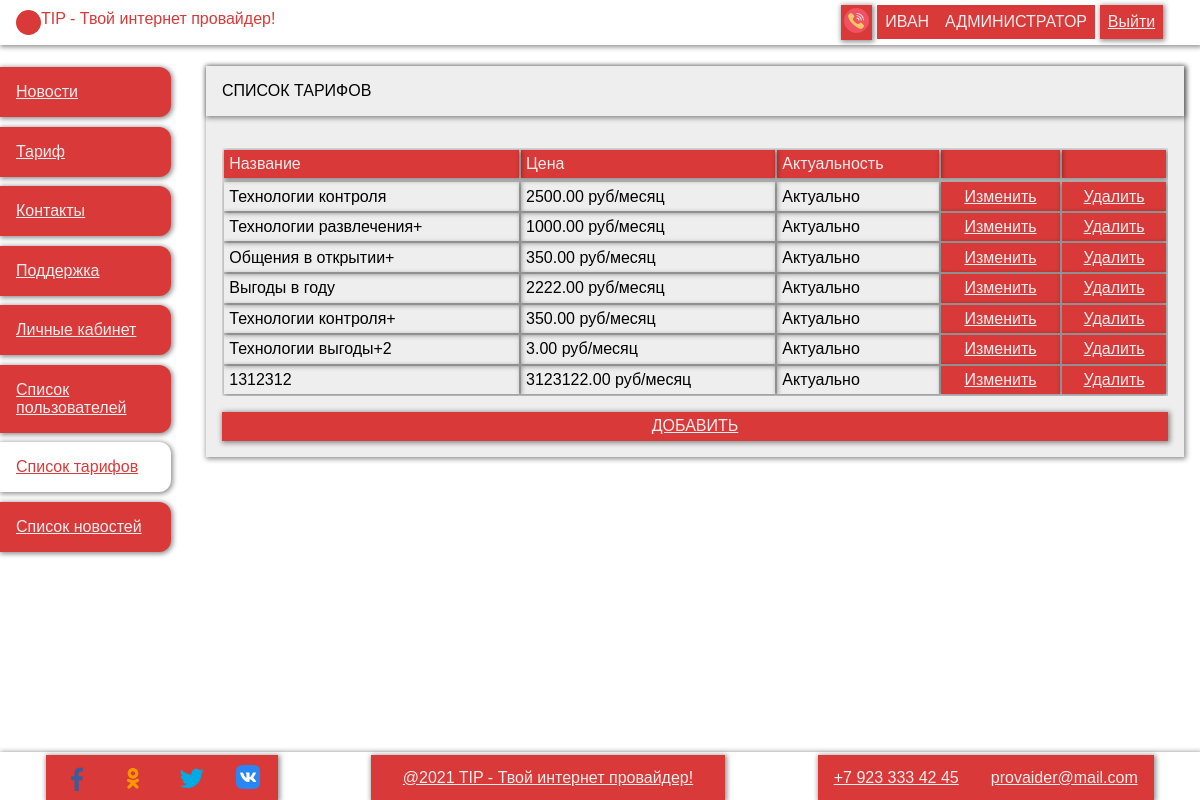
The page /Task_IP/admin/tariffs (signed in) on the database its author committed.
### tables this page shows
CREATE TABLE `user` (
  `id` int(11) NOT NULL,
  `login` varchar(255) NOT NULL,
  `password` varchar(255) NOT NULL,
  `surname` varchar(255) NOT NULL,
  `name` varchar(255) NOT NULL,
  `patronymic` varchar(255) NOT NULL,
  `phone` varchar(255) NOT NULL,
  `email` varchar(255) NOT NULL,
  `role_id` int(11) NOT NULL
);

CREATE TABLE `role` (
  `id` int(11) NOT NULL,
  `title` varchar(255) NOT NULL
);

CREATE TABLE `tariff` (
  `id` int(11) NOT NULL,
  `title` varchar(255) NOT NULL,
  `description` varchar(255) NOT NULL,
  `price` decimal(18,2) NOT NULL,
  `relevance` tinyint(1) NOT NULL
);

### controllers/admin.php (called while the page is built, shortened)
<?
include_once "./repositories/tariffR.php";
include_once "./repositories/usersR.php";
class admin {
    public function tariffs() {
        $this->tariffs = tariffR::GetTariffs();
        view();
    }
}

### index.php (called while the page is built, shortened)
<?
include_once "./utilits/view.php";
include_once "./utilits/router.php";

### repositories/usersR.php (called while the page is built, shortened)
<?
class usersR {
    static public function GetRoleById($roleId) {
        global $db;
        $query = "select * from role where id = '$roleId'";
        $result = $db->query($query);
        return $result->fetch_object();
    }
    static public function GetById($id) {
        global $db;
        $query = "select * from user where `id` = '$id'";
        $result = $db->query($query);
        return $result->fetch_object();
    }
}

### repositories/tariffR.php (called while the page is built, shortened)
<?
class tariffR {
    static public function GetTariffs($limit = 0) {
        global $db;
        $limit = $limit == 0 ? "" :  "LIMIT $limit";
        $query = "select * from `tariff`  $limit";
        $result = $db->query($query);
        return $result;
    }
}

### views/admin/tariffs.php (the view, shortened to what this page needs)
<div class="content">
    <form class="layout--table">
        <div class="b-s" action="profile.php" method="post">
            <div class="c__title b-s">
                Список тарифов
            </div>
            <div class="r">
                <div class="c t">
                    <div class="wrap-table">
                        <table>
                            <tr class='tr--head'>
                                <td>Название</td>
                                <td>Цена</td>
                                <td>Актуальность</td>
                                <td></td>
                                <td></td>
                            </tr>
                            <tr>
                                <? while ($u = $_this->tariffs->fetch_object()) { ?>
                                <tr>
                                    <td><?print $u->title?></td>
                                    <td><?print $u->price?> руб/месяц</td>
                                    <td><?print $u->relevance == 1 ? 'Актуально' : 'Устаревшие'?></td>
                                    <td class='td--event'>
                                        <div>
                                            <a href="<?print $staticPath?>/tariffs/edit?tariff_id=<?print $u->id?>">Изменить</a>
                                        </div>
                                    </td>
                                    <td class='td--event'>
                                        <div>
                                            <a href="<?print $staticPath?>/tariffs/delete?tariff_id=<?print $u->id?>">Удалить</a>
                                        </div>
                                    </td>
                                </tr>
                                <? } ?>
                            </tr>
                        </table>
                    </div>
                    <div class="c__title b-s td--event">
                        <div>
                            <a href="<?print $staticPath?>/tariffs/add">Добавить</a>
                        </div>
                    </div>
                </div>
            </div>
        </div>
    </form>
</div>

### views/shared/partials/header.php (shortened to what this page needs)
<?
    if (isset($_SESSION['user_id'], $_SESSION['role_id'])) {
        $role = usersR::GetRoleById($_SESSION['role_id'])->title;
        $user = usersR::GetById($_SESSION['user_id']);
    } else {
        $role = "гость";
    }
?>
<header class="header r--j b-s">
    <a href="<?print $staticPath?>/" class="logotip r">
        <div class="l-img"></div>
        <div class="l-title">TIP - Твой интернет провайдер!</div>
    </a>
    <div class="auth boxs">
        <a id='phone-a' class='a--img'><img title='Заказать звонок' src="<?print $staticPath;?>/public/src/svg/phone-call.svg"></a>
        <?if ($role == "гость") {?>
            <a href="<?print $staticPath?>/auth/">Войти</a>
            <a href="<?print $staticPath?>/auth/registration">Регистрация</a>
        <?} else {?>
            <div class="user-box">
                <span><?print $user->name?></span>
                <br>
                <span><?print $role?></span>
            </div>
            <a href="<?print $staticPath?>/auth/logout">Выйти</a>
        <?}?>
    </div>
</header>

### public/css/style.css (style rules this page uses)
.auth .user-box, .boxs--footer, .boxs { align-items: center; min-width: 200px; justify-content: space-between; }
.boxs a, .boxs button, .boxs span { box-shadow: var(--shadow-box); background: var(--color-red); color: var(--color-while-up); padding: 0.5rem; margin: 0.3rem; flex: 1; text-align: center; }
.a--img { padding: 3px !important; }
.c__title { color: var(--color-black); padding: 1rem; margin: 0 0 1rem 0; text-transform: uppercase; }
form { background: var(--color-while-up); display: flex; flex-direction: column; }
.layout--grid { display: grid; grid-template-columns: minmax(190px, 1fr) 6fr; grid-template-rows: min-content 1fr max-content; grid-template-areas: "h h" "n m" "f f"; }
body { height: 100vh; }
.header { grid-area: h; padding-right: 2rem; }
.header a.logotip { color: var(--color-red); text-decoration: none; margin: auto 1rem; }
.content { margin: 0.33rem 0; flex: 1; }
.c, .boxs--nav, .card .c__btn, .r--j, .r, .auth .user-box, .boxs, .boxs--footer { display: flex; }
.r--j, .r { flex-direction: row; }
.c, .boxs--nav, .card .c__btn { flex-direction: column; }
.r--j { justify-content: space-between; }
.b-s { box-shadow: var(--shadow-box); }
.layout--table .t { flex: 1; padding: 1rem; }
.layout--table .t .wrap-table { flex: 1; margin-bottom: 1rem; }
.layout--table .t .wrap-table table { width: 100%; }
.layout--table td { box-shadow: var(--shadow-box); margin: 0.2rem; padding: 0.33rem; }
.layout--table .tr--head { background: var(--color-red); color: var(--color-while-up); }
.layout--table .td--event { text-align: center; cursor: pointer; box-shadow: var(--shadow-box); background: var(--color-red); margin: 0rem; padding: 0rem; }
.layout--table .td--event div { list-style: none; display: flex; flex: 1; }
.layout--table .td--event div a { cursor: pointer; color: var(--color-while-up); flex: 1; padding: 0.33rem; }
.wrap-table { overflow: auto; max-height: 500px; }
.auth .user-box span { margin: 0; box-shadow: none; text-transform: uppercase; }
table a { color: red; }
:root { --color-red: #d93938; --color-while-up: #efeeee; --color-while: #fff; --color-black: #000; --shadow-box: 1px 1px 5px 1px #00000070; }
* { font-family: Verdana, Geneva, Tahoma, sans-serif; margin: 0; padding: 0; box-sizing: border-box; font-size: 16px; }
.l-img { background: var(--color-red); width: 25px; height: 25px; border-radius: 100%; }
#phone-a { cursor: pointer; }

### rows shown on the page
user: name "ИВАН"
role: title "АДМИНИСТРАТОР"
tariff: title "Технологии контроля", price "2500.00", relevance "Актуально"
tariff: title "Технологии развлечения+", price "1000.00", relevance "Актуально"
tariff: title "Общения в открытии+", price "350.00", relevance "Актуально"
tariff: title "Выгоды в году", price "2222.00", relevance "Актуально"
tariff: title "Технологии контроля+", price "350.00", relevance "Актуально"
tariff: title "Технологии выгоды+2", price "3.00", relevance "Актуально"
tariff: title "1312312", price "3123122.00", relevance "Актуально"
